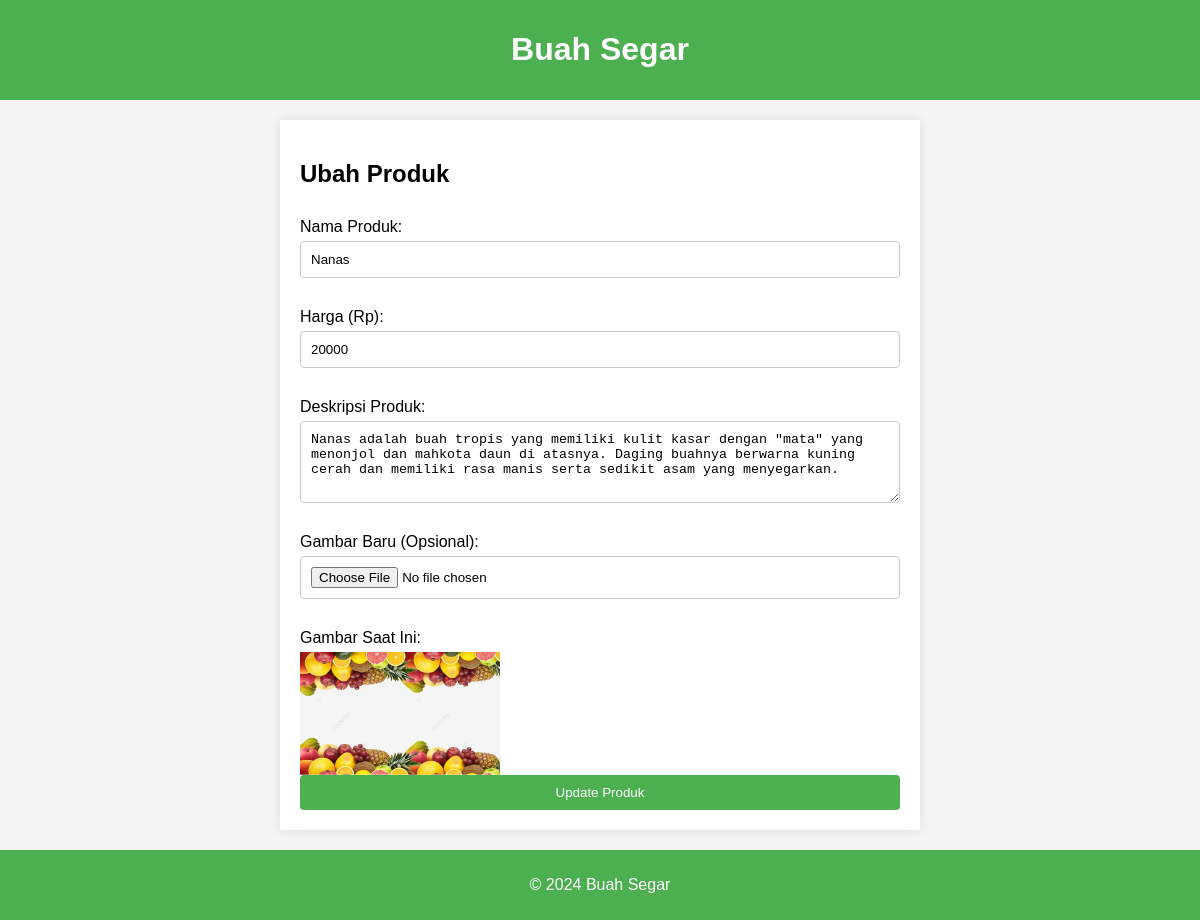
The page /ubah_produk.php on the database its author committed.
### tables this page shows
CREATE TABLE `produk` (
  `id_produk` int(11) NOT NULL,
  `nama_produk` varchar(255) NOT NULL,
  `harga` int(255) NOT NULL,
  `gambar` varchar(255) NOT NULL,
  `deskripsi` varchar(2555) NOT NULL
);

### ubah_produk.php (the view, shortened to what this page needs)
<?php
include 'koneksi.php';
$id_produk = isset($_GET['id']) ? intval($_GET['id']) : 1;
if ($id_produk > 0) {
    $sql = "SELECT * FROM produk WHERE id_produk = ?";
    $stmt = $conn->prepare($sql);
    $stmt->bind_param("i", $id_produk);
    $stmt->execute();
    $result = $stmt->get_result();
    if ($result->num_rows > 0) {
        $product = $result->fetch_assoc();
    } else {
        die("Produk tidak ditemukan.");
    }
} else {
    die("ID produk tidak valid.");
}
?>
<!DOCTYPE html>
<html lang="id">
<head>
</head>
<body>
    <header>
        <h1>Buah Segar</h1>
    </header>
    <div class="container">
        <h2>Ubah Produk</h2>
        <form action="ubah_produk.php?id=<?php echo $id_produk; ?>" method="post" enctype="multipart/form-data">
            <label for="nama_produk">Nama Produk:</label>
            <input type="text" id="nama_produk" name="nama_produk" value="<?php echo htmlspecialchars($product['nama_produk']); ?>" required>
            <label for="harga">Harga (Rp):</label>
            <input type="number" id="harga" name="harga" value="<?php echo htmlspecialchars($product['harga']); ?>" required>
            <label for="deskripsi">Deskripsi Produk:</label>
            <textarea id="deskripsi" name="deskripsi" rows="4" required><?php echo htmlspecialchars($product['deskripsi']); ?></textarea>
            <label for="gambar">Gambar Baru (Opsional):</label>
            <input type="file" id="gambar" name="gambar" accept="image/*">
            <label for="current_image">Gambar Saat Ini:</label>
            <img src="uploads/<?php echo htmlspecialchars($product['gambar']); ?>" alt="Gambar Produk" style="max-width: 200px; max-height: 200px;">
            <input type="submit" value="Update Produk">
        </form>
    </div>
    <footer>
        <p>&copy; <?php echo date('Y'); ?> Buah Segar</p>
    </footer>
</body>
</html>

### ubah_produk.php (style rules this page uses)
body { font-family: Arial, sans-serif; background-color: #f4f4f4; margin: 0; padding: 0; overflow-x: hidden; }
.container { margin: 20px auto; padding: 20px; max-width: 600px; background-color: white; box-shadow: 0 0 10px rgba(0,0,0,0.1); overflow-y: auto; min-height: 400px; }
footer { text-align: center; padding: 10px 0; background-color: #4CAF50; color: white; position: relative; width: 100%; }
header { background-color: #4CAF50; color: white; padding: 10px 0; text-align: center; }
form { display: flex; flex-direction: column; }
form label { margin: 10px 0 5px; }
form input[type="text"], form input[type="number"], form input[type="file"], form textarea { padding: 10px; margin-bottom: 20px; border: 1px solid #ccc; border-radius: 4px; }
form input[type="submit"] { padding: 10px; background-color: #4CAF50; color: white; border: none; border-radius: 4px; cursor: pointer; }

### rows shown on the page
produk: nama_produk "Nanas", harga "20000", deskripsi "Nanas adalah buah tropis yang memiliki kulit kasar dengan \"mata\" yang menonjol dan mahkota daun di atasnya. Daging buahnya berwarna kuning cerah dan memiliki rasa manis serta sedikit asam yang menyegarkan.", gambar (picture)
